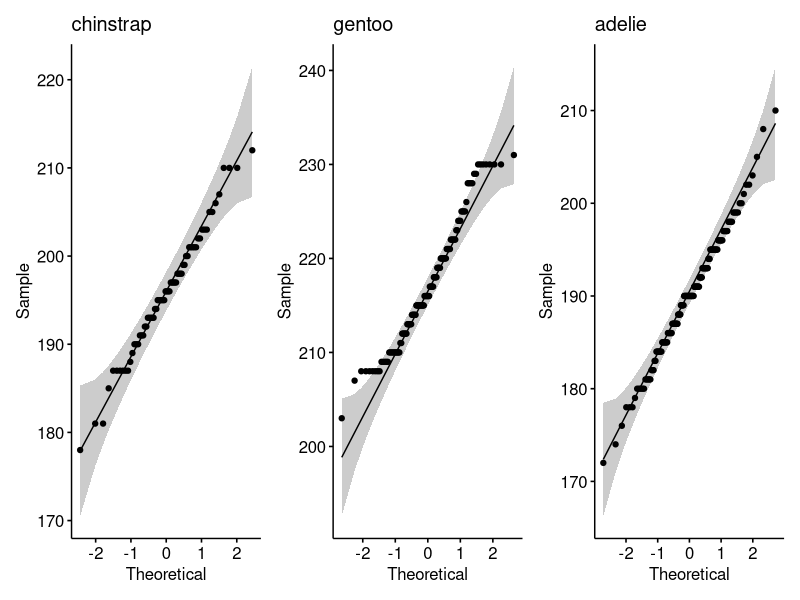
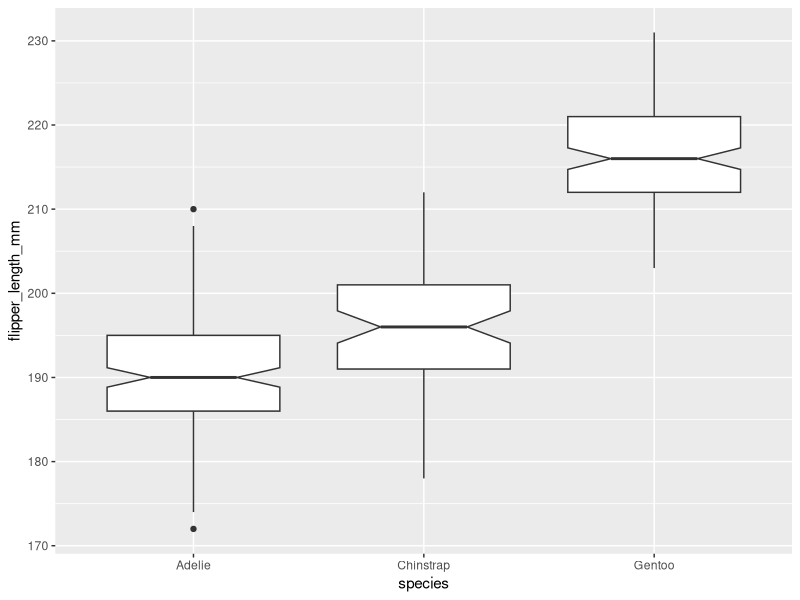

Write the R code that produced these figures, in order.
## ---- chunk 1
library(palmerpenguins)
library(tidyverse)
adelie <- filter(penguins, species == "Adelie")$flipper_length_mm
gentoo <- filter(penguins, species == "Gentoo")$flipper_length_mm
chinstrap <- filter(penguins, species == "Chinstrap")$flipper_length_mm
## ---- chunk 2
shapiro.test(adelie)
shapiro.test(gentoo)
shapiro.test(chinstrap)
## ---- chunk 3
library(patchwork) # using patchwork to combine multiple plots into one
ch <- ggpubr::ggqqplot(chinstrap) + labs(title = "chinstrap")
ad <- ggpubr::ggqqplot(adelie) + labs(title = "adelie")
ge <- ggpubr::ggqqplot(gentoo) + labs(title = "gentoo")

ch + ge + ad
## ---- chunk 4
var.test(chinstrap, adelie)
## ---- chunk 5
t.test(chinstrap, adelie)
## ---- chunk 6
wilcox.test(chinstrap, gentoo)
## ---- chunk 7
wilcox.test(adelie, gentoo)
## ---- chunk 8
penguins %>%
  ggplot(aes(x = species, y = flipper_length_mm)) +
  geom_boxplot(notch = TRUE)
